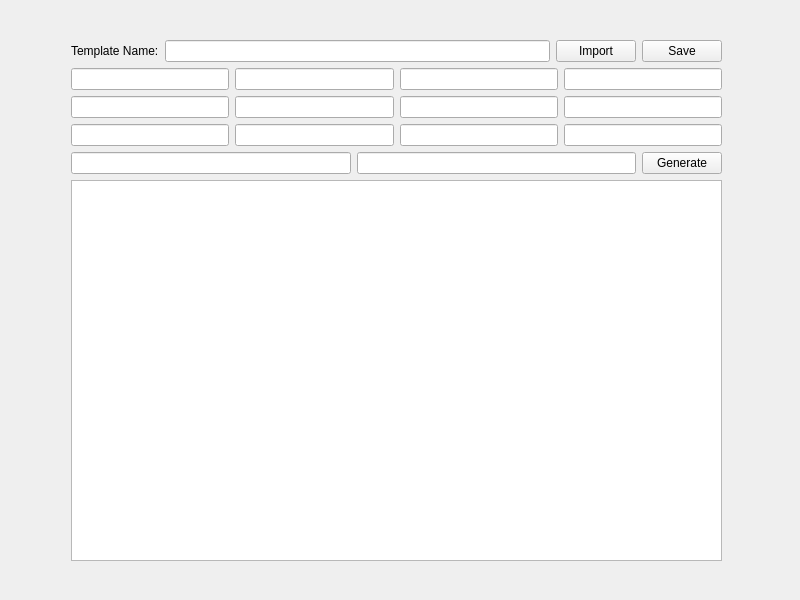
<?xml version="1.0" encoding="UTF-8"?>
<ui version="4.0">
 <class>MainWindow</class>
 <widget class="QMainWindow" name="MainWindow">
  <property name="geometry">
   <rect>
    <x>0</x>
    <y>0</y>
    <width>800</width>
    <height>600</height>
   </rect>
  </property>
  <property name="windowTitle">
   <string>MainWindow</string>
  </property>
  <widget class="QWidget" name="centralwidget">
   <widget class="QWidget" name="layoutWidget">
    <property name="geometry">
     <rect>
      <x>71</x>
      <y>40</y>
      <width>651</width>
      <height>521</height>
     </rect>
    </property>
    <layout class="QVBoxLayout" name="verticalLayout">
     <item>
      <layout class="QHBoxLayout" name="horizontalLayout">
       <item>
        <widget class="QLabel" name="label">
         <property name="text">
          <string>Template Name:</string>
         </property>
        </widget>
       </item>
       <item>
        <widget class="QLineEdit" name="lineEdit"/>
       </item>
       <item>
        <widget class="QPushButton" name="pushButton">
         <property name="text">
          <string>Import</string>
         </property>
        </widget>
       </item>
       <item>
        <widget class="QPushButton" name="pushButton_2">
         <property name="text">
          <string>Save</string>
         </property>
        </widget>
       </item>
      </layout>
     </item>
     <item>
      <layout class="QHBoxLayout" name="horizontalLayout_2">
       <item>
        <widget class="QLineEdit" name="lineEdit_2"/>
       </item>
       <item>
        <widget class="QLineEdit" name="lineEdit_3"/>
       </item>
       <item>
        <widget class="QLineEdit" name="lineEdit_4"/>
       </item>
       <item>
        <widget class="QLineEdit" name="lineEdit_5"/>
       </item>
      </layout>
     </item>
     <item>
      <layout class="QHBoxLayout" name="horizontalLayout_3">
       <item>
        <widget class="QLineEdit" name="lineEdit_6"/>
       </item>
       <item>
        <widget class="QLineEdit" name="lineEdit_7"/>
       </item>
       <item>
        <widget class="QLineEdit" name="lineEdit_8"/>
       </item>
       <item>
        <widget class="QLineEdit" name="lineEdit_9"/>
       </item>
      </layout>
     </item>
     <item>
      <layout class="QHBoxLayout" name="horizontalLayout_4">
       <item>
        <widget class="QLineEdit" name="lineEdit_10"/>
       </item>
       <item>
        <widget class="QLineEdit" name="lineEdit_11"/>
       </item>
       <item>
        <widget class="QLineEdit" name="lineEdit_12"/>
       </item>
       <item>
        <widget class="QLineEdit" name="lineEdit_13"/>
       </item>
      </layout>
     </item>
     <item>
      <layout class="QHBoxLayout" name="horizontalLayout_5">
       <item>
        <widget class="QLineEdit" name="lineEdit_17"/>
       </item>
       <item>
        <widget class="QLineEdit" name="lineEdit_15"/>
       </item>
       <item>
        <widget class="QPushButton" name="pushButton_3">
         <property name="text">
          <string>Generate</string>
         </property>
        </widget>
       </item>
      </layout>
     </item>
     <item>
      <widget class="QTextBrowser" name="textBrowser"/>
     </item>
    </layout>
   </widget>
  </widget>
 </widget>
 <resources/>
 <connections/>
</ui>
